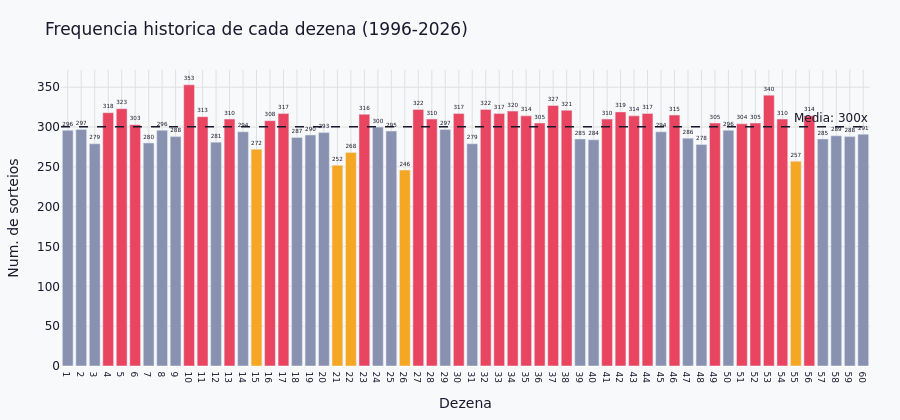

Write notebook code for a chart like this one.
### Markdown cell above
### 1. Frequência histórica de cada dezena

Quantas vezes cada número de 1 a 60 foi sorteado no total do histórico. A linha tracejada marca a média — o ponto onde todas as dezenas estariam se a distribuição fosse perfeitamente uniforme.

> Flutuações em torno da média são **esperadas** em qualquer processo aleatório finito. A questão relevante é: o desvio observado é compatível com variância aleatória, ou alguma dezena desvia tanto que sugere um viés real no mecanismo de sorteio?

### Code cell
freq   = Counter(all_dezenas())
nums   = list(range(1, 61))
counts = [freq[n] for n in nums]
media  = np.mean(counts)

top5 = sorted(range(1, 61), key=lambda n: freq[n], reverse=True)[:5]
bot5 = sorted(range(1, 61), key=lambda n: freq[n])[:5]

# Cores e opacidades por dezena
colors = []
for n, c in zip(nums, counts):
    if n in top5:
        colors.append(ACCENT)
    elif n in bot5:
        colors.append(HIGHLIGHT)
    elif c >= media:
        colors.append(ACCENT)
    else:
        colors.append(MUTED)

fig = go.Figure(go.Bar(
    x=nums,
    y=counts,
    marker_color=colors,
    text=[f"{c}" for c in counts],
    textposition="outside",
    hovertemplate="Dezena <b>%{x}</b><br>Sorteios: <b>%{y}</b><extra></extra>",
    showlegend=False,
))

fig.add_hline(y=media, line_dash="dash", line_color=PRIMARY, line_width=1.5,
              annotation_text=f"Media: {media:.0f}x",
              annotation_position="top right")

fig.update_layout(
    **LAYOUT,
    title="Frequencia historica de cada dezena (1996-2026)",
    xaxis=dict(title="Dezena", tickmode="linear", tick0=1, dtick=1,
               tickfont=dict(size=9), gridcolor="#e0e0e0"),
    yaxis=dict(title="Num. de sorteios", gridcolor="#e0e0e0"),
    height=420,
)
fig.write_html(EXPORTS / "eda_01_frequencia_dezenas.html")
fig.show()

print(f"Mais frequentes : {sorted(top5)}")
print(f"Menos frequentes: {sorted(bot5)}")

### Figure 1 — Plotly figure (JSON) as saved in the notebook; plotly's stock layout.template omitted (floating-point values rounded to 4 significant figures)
{"data": [{"hovertemplate": "Dezena <b>%{x}</b><br>Sorteios: <b>%{y}</b><extra></extra>", "marker": {"color": ["#8892b0", "#8892b0", "#8892b0", "#e94560", "#e94560", "#e94560", "#8892b0", "#8892b0", "#8892b0", "#e94560", "#e94560", "#8892b0", "#e94560", "#8892b0", "#f5a623", "#e94560", "#e94560", "#8892b0", "#8892b0", "#8892b0", "#f5a623", "#f5a623", "#e94560", "#8892b0", "#8892b0", "#f5a623", "#e94560", "#e94560", "#8892b0", "#e94560", "#8892b0", "#e94560", "#e94560", "#e94560", "#e94560", "#e94560", "#e94560", "#e94560", "#8892b0", "#8892b0", "#e94560", "#e94560", "#e94560", "#e94560", "#8892b0", "#e94560", "#8892b0", "#8892b0", "#e94560", "#8892b0", "#e94560", "#e94560", "#e94560", "#e94560", "#f5a623", "#e94560", "#8892b0", "#8892b0", "#8892b0", "#8892b0"]}, "showlegend": false, "text": ["296", "297", "279", "318", "323", "303", "280", "296", "288", "353", "313", "281", "310", "294", "272", "308", "317", "287", "290", "293", "252", "268", "316", "300", "295", "246", "322", "310", "297", "317", "279", "322", "317", "320", "314", "305", "327", "321", "285", "284", "310", "319", "314", "317", "294", "315", "286", "278", "305", "296", "304", "305", "340", "310", "257", "314", "285", "289", "288", "291"], "textposition": "outside", "type": "bar", "x": [1, 2, 3, 4, 5, 6, 7, 8, 9, 10, 11, 12, 13, 14, 15, 16, 17, 18, 19, 20, 21, 22, 23, 24, 25, 26, 27, 28, 29, 30, 31, 32, 33, 34, 35, 36, 37, 38, 39, 40, 41, 42, 43, 44, 45, 46, 47, 48, 49, 50, 51, 52, 53, 54, 55, 56, 57, 58, 59, 60], "y": [296, 297, 279, 318, 323, 303, 280, 296, 288, 353, 313, 281, 310, 294, 272, 308, 317, 287, 290, 293, 252, 268, 316, 300, 295, 246, 322, 310, 297, 317, 279, 322, 317, 320, 314, 305, 327, 321, 285, 284, 310, 319, 314, 317, 294, 315, 286, 278, 305, 296, 304, 305, 340, 310, 257, 314, 285, 289, 288, 291]}], "layout": {"annotations": [{"showarrow": false, "text": "Media: 300x", "x": 1, "xanchor": "right", "xref": "x domain", "y": 300.2, "yanchor": "bottom", "yref": "y"}], "font": {"color": "#1a1a2e", "family": "DejaVu Sans, sans-serif"}, "height": 420, "hoverlabel": {"bgcolor": "white", "font": {"size": 12}}, "legend": {"bgcolor": "rgba(0,0,0,0)", "borderwidth": 0}, "margin": {"b": 50, "l": 60, "r": 30, "t": 70}, "paper_bgcolor": "#f8f9fa", "plot_bgcolor": "#f8f9fa", "shapes": [{"line": {"color": "#1a1a2e", "dash": "dash", "width": 1.5}, "type": "line", "x0": 0, "x1": 1, "xref": "x domain", "y0": 300.2, "y1": 300.2, "yref": "y"}], "title": {"text": "Frequencia historica de cada dezena (1996-2026)"}, "xaxis": {"dtick": 1, "gridcolor": "#e0e0e0", "tick0": 1, "tickfont": {"size": 9}, "tickmode": "linear", "title": {"text": "Dezena"}}, "yaxis": {"gridcolor": "#e0e0e0", "title": {"text": "Num. de sorteios"}}}}
